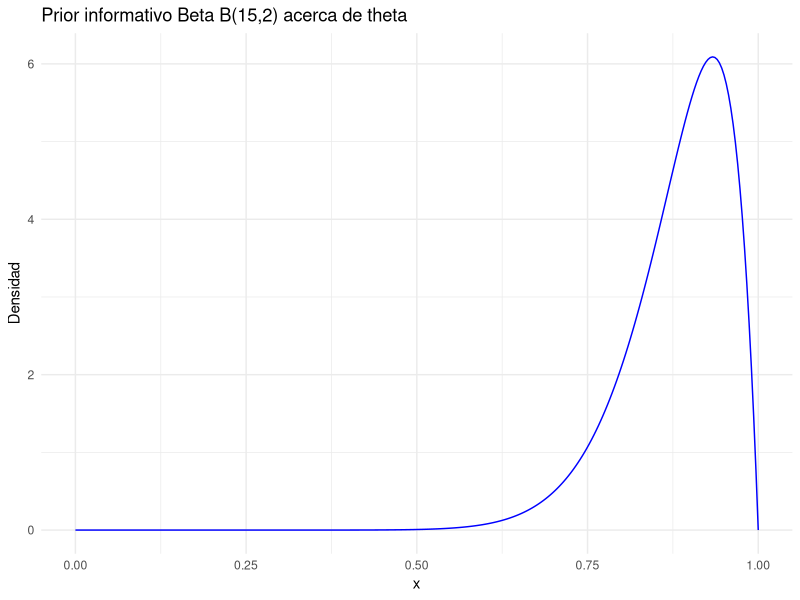
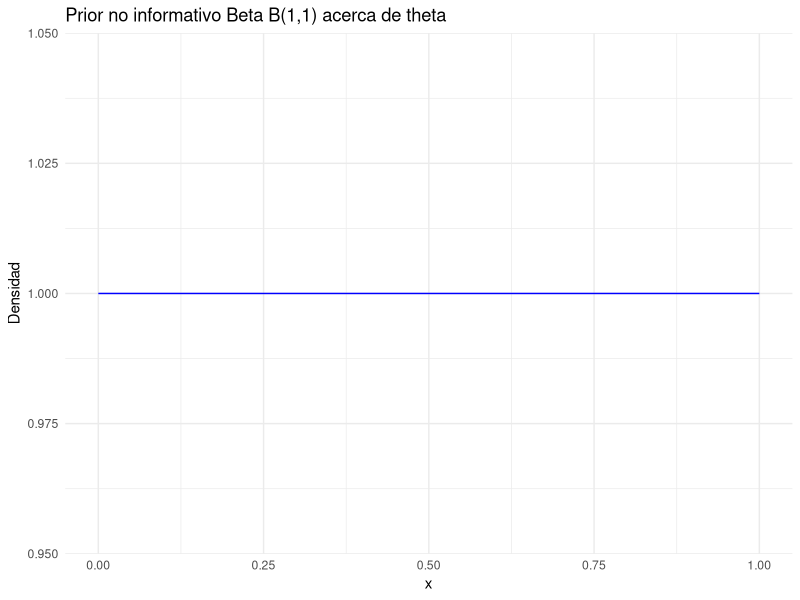
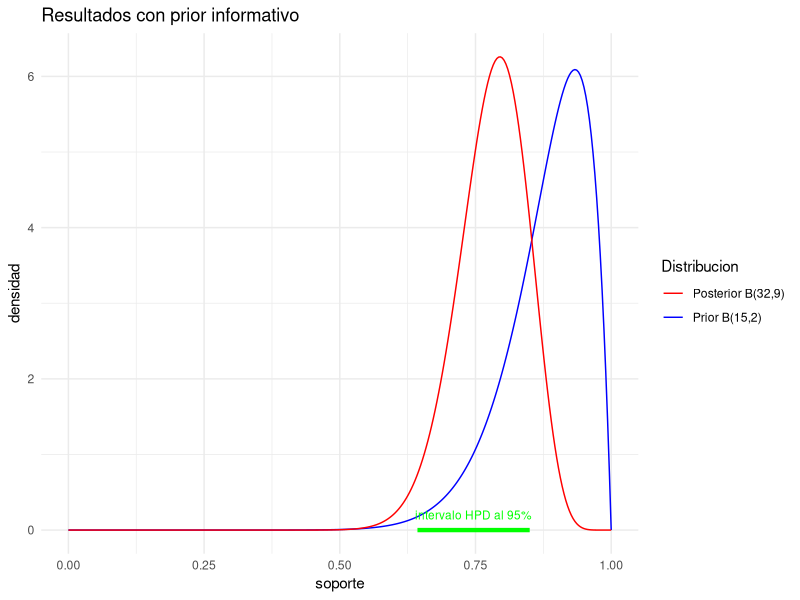
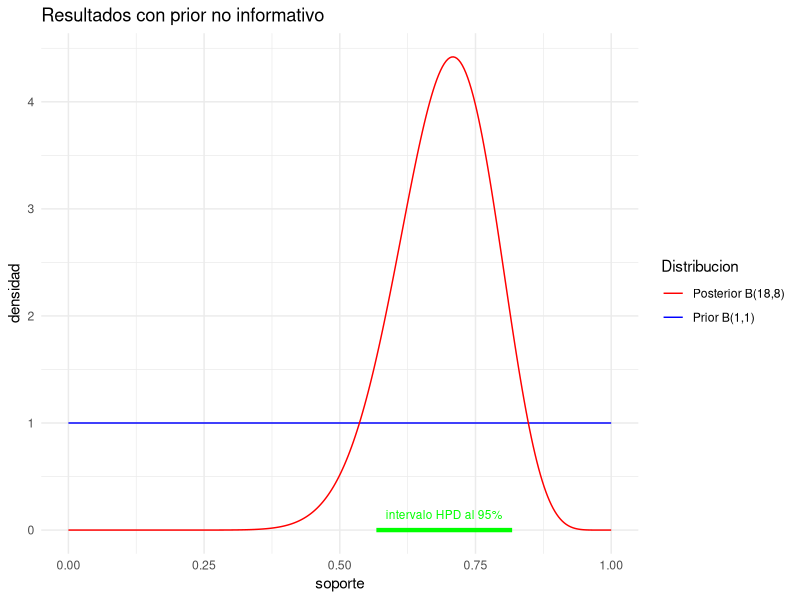

The R script that drew these images, in order:
# ==========================================================
# Maestría en Ciencia y Análisis de Datos
# Universidad Mayor de San Andrés
# ----------------------------------------------------------
#   Modelos lineales y modelos lineales generalizados
# ----------------------------------------------------------
#        Rolando Gonzales Martinez, Agosto 2024
# ==========================================================
#    Metodos Bayesianos: intervalos de credibilidad
# ==========================================================
# Datos de: Romney, A. K. (1999). Culture Consensus as a 
# Statistical Model. Current Anthropology 40 (Supplement),
# S103-S115.
library(ggplot2)

# Datos de opiniones de 24 mujeres guatemaltecas respecto a si
# ellas consideran que el polio no es una enfermedad contagiosa (1)
# o piensan que el polio es una enfermedad contagiosa (0)
x <- c(1,1,1,1,0,1,1,0,1,0,1,1,1,0,1,1,1,1,1,1,0,0,0,1)
n <- length(x)
soporte <- seq(0,1,length=300)
sum(x)/n
# 71% de las mujeres encuestas piensan que el polio no es una enfermedad contagiosa

# Hipotesis: Creer que las enfermedades específicas son contagiosas 
# es una respuesta cultural aprendida

# ------------------------ PRIORs -------------------------------------
# Se aplica un modelo Beta-Binomial con dos priors
# Primer prior: Beta B(15,2) prior informativo sobre theta
# Segundo prior: Beta B(1,1) prior uniforme (incertidumbre sobre theta)
  
  # Beta(alpha,beta): primer prior informativo
  alpha_prior1 = 15
  beta_prior1 = 2
  prior1 <- dbeta(soporte, shape1 = alpha_prior1, shape2 = beta_prior1)
  data <- data.frame(x = soporte, y = prior1)
  ggplot(data, aes(x = soporte, y = prior1)) +
    geom_line(color = "blue") +
    labs(title = "Prior informativo Beta B(15,2) acerca de theta",
         x = "x",
         y = "Densidad") +
    theme_minimal()

  # Beta(alpha,beta): segundo prior no informativo
  alpha_prior2 = 1
  beta_prior2 = 1
  prior2 <- dbeta(soporte, shape1 = alpha_prior2, shape2 = beta_prior2)
  data <- data.frame(x = soporte, y = prior2)
  ggplot(data, aes(x = soporte, y = prior2)) +
    geom_line(color = "blue") +
    labs(title = "Prior no informativo Beta B(1,1) acerca de theta",
         x = "x",
         y = "Densidad") +
    theme_minimal()

# ---------------------- POSTERIORs ----------------------------------
# La distribucion Beta es conjugada a la binomial, por lo que la 
# distribucion posterior es Beta
  
  # Posterior 1 (Prior informativo):
  alpha_posterior1 = alpha_prior1 + sum(x)
  beta_posterior1 = beta_prior1 + n - sum(x)
  alpha_posterior1
  beta_posterior1
  # Posterior: Beta(32,9)
  EBeta_posterior1 = alpha_posterior1 / (alpha_posterior1 + beta_posterior1)
  EBeta_posterior1
  hpd95_1 <- qbeta(c(0.025,0.975),
                   sum(x)+alpha_posterior1,
                   length(x)-sum(x)+beta_posterior1)
  hpd95_1
  
  # Posterior 2 (Prior no informativo):
  alpha_posterior2 = alpha_prior2 + sum(x)
  beta_posterior2 = beta_prior2 + n - sum(x)
  alpha_posterior2
  beta_posterior2
  # Posterior: Beta(18,8)
  EBeta_posterior2 = alpha_posterior2 / (alpha_posterior2 + beta_posterior2)
  EBeta_posterior2
  hpd95_2 <- qbeta(c(0.025,0.975),
                   sum(x)+alpha_posterior2,
                   length(x)-sum(x)+beta_posterior2)
  hpd95_2
  
  # Resultados con prior informativo:
  # Densidad posterior de la distribución Beta B(32,9)
  posterior1 <- dbeta(soporte, shape1 = alpha_posterior1, shape2 = beta_posterior1)
  ggplot(data) +
    geom_line(aes(x = soporte, y = prior1, color = "Prior B(15,2)")) +
    geom_line(aes(x = soporte, y = posterior1, color = "Posterior B(32,9)")) +
    annotate("segment", x = hpd95_1[1], xend = hpd95_1[2], y = 0, yend = 0, color = "green", size = 1.5) +
    annotate("text", x = mean(hpd95_1), y = 0.02, label = "intervalo HPD al 95%", size = 3, color = "green", vjust = -1) +
    labs(title = "Resultados con prior informativo",
         x = "soporte",
         y = "densidad",
         color = "Distribucion") +
    theme_minimal() +
    scale_color_manual(values = c("Prior B(15,2)" = "blue", "Posterior B(32,9)" = "red"))
  
  # Resultados con prior no informativo:
  # Densidad posterior de la distribución Beta B(18,8)
  posterior2 <- dbeta(soporte, shape1 = 18, shape2 = 8)
  hpd.95 <- qbeta(c(0.025,0.975),sum(x)+18,length(x)-sum(x)+8)
  ggplot(data) +
    geom_line(aes(x = soporte, y = prior2, color = "Prior B(1,1)")) +
    geom_line(aes(x = soporte, y = posterior2, color = "Posterior B(18,8)")) +
    annotate("segment", x = hpd95_2[1], xend = hpd95_2[2], y = 0, yend = 0, color = "green", size = 1.5) +
    annotate("text", x = mean(hpd95_2), y = 0.02, label = "intervalo HPD al 95%", size = 3, color = "green", vjust = -1) +
    labs(title = "Resultados con prior no informativo",
         x = "soporte",
         y = "densidad",
         color = "Distribucion") +
    theme_minimal() +
    scale_color_manual(values = c("Prior B(1,1)" = "blue", "Posterior B(18,8)" = "red"))